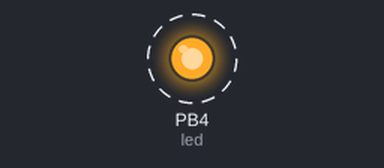
A sketch run on a simulated ATtiny85, built with avr-gcc and run on an emulated ATtiny85. On the bench: output pins drawn as LEDs (lit = HIGH). Dashed ring = blinking.

Above: at 0.5 s.
Timing chart, 0 to 4.6 s (numbered marks = the images above):
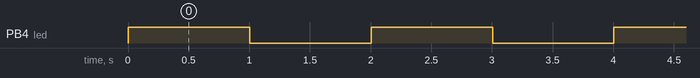

Measured:
- by itself, PB4 (led): alternates HIGH for 1.0 s and LOW for 1.0 s

The sketch:

GranfatherClok.ino
```cpp
#include <Time.h>

  int led=4;

void setup() {

  setTime(8,00,00,2,10,2015);

  pinMode(led, OUTPUT);

  }

void loop() {

  if(second()%2==0)
    digitalWrite(led, HIGH);
  else
    digitalWrite(led, LOW);
/*if (minute()==00&&second()==05||minute()==00&&second()==10||minute()==00&&second()==15||minute()==00&&second()==20)
  {
    for (int a=hour();a!=0;a--)
    {
      digitalWrite(led, HIGH);
      delay(250);
      digitalWrite(led, LOW);
      delay(250);
    }

    for (int b=minute()/15;b>0;b--)
    {
      digitalWrite(led, HIGH);
      delay(250);
      digitalWrite(led, LOW);
      delay(250);
    }

  }*/

}
```
